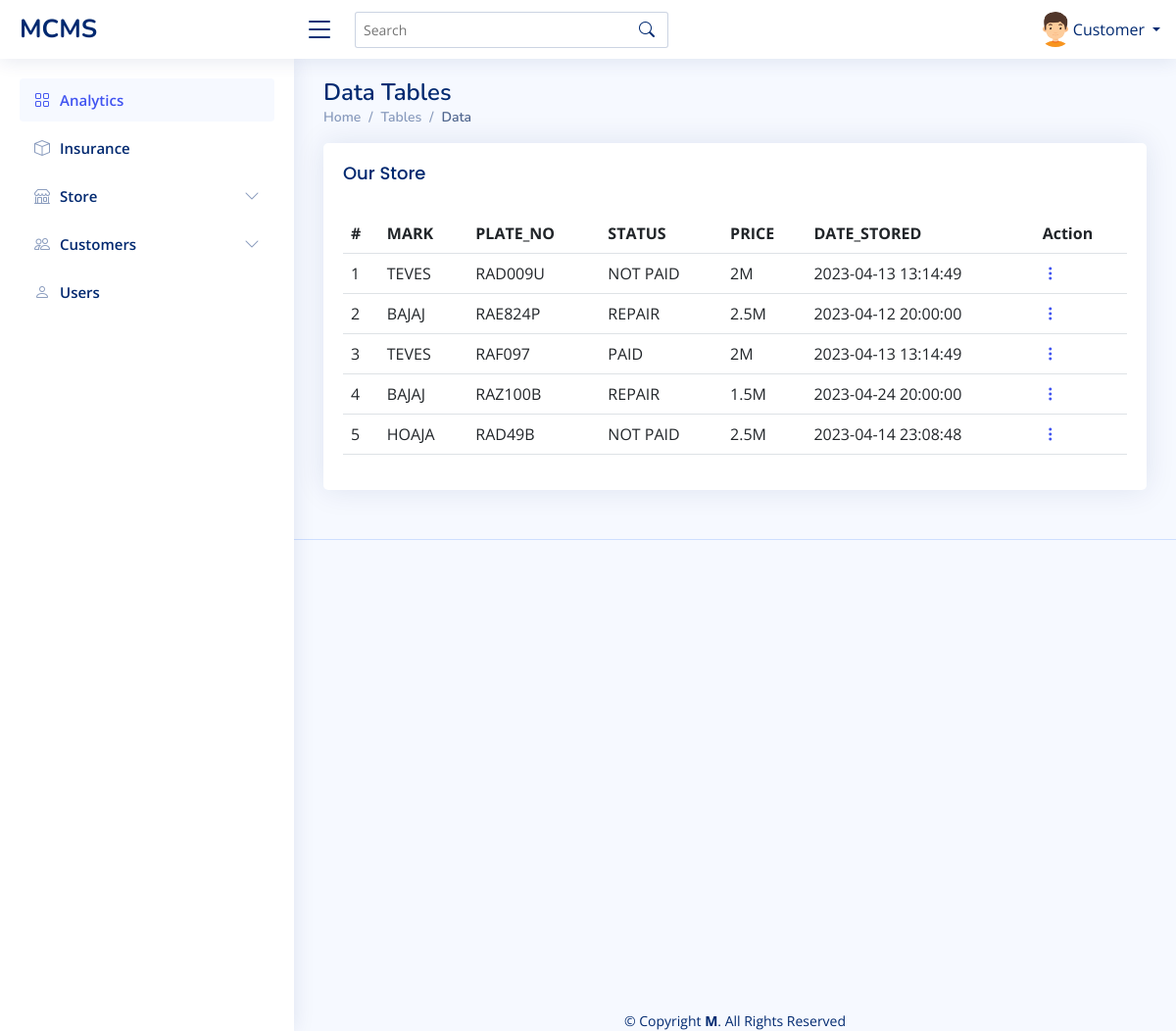
The app's page /Dashboard/Admin/available_store.php (signed in), older data.
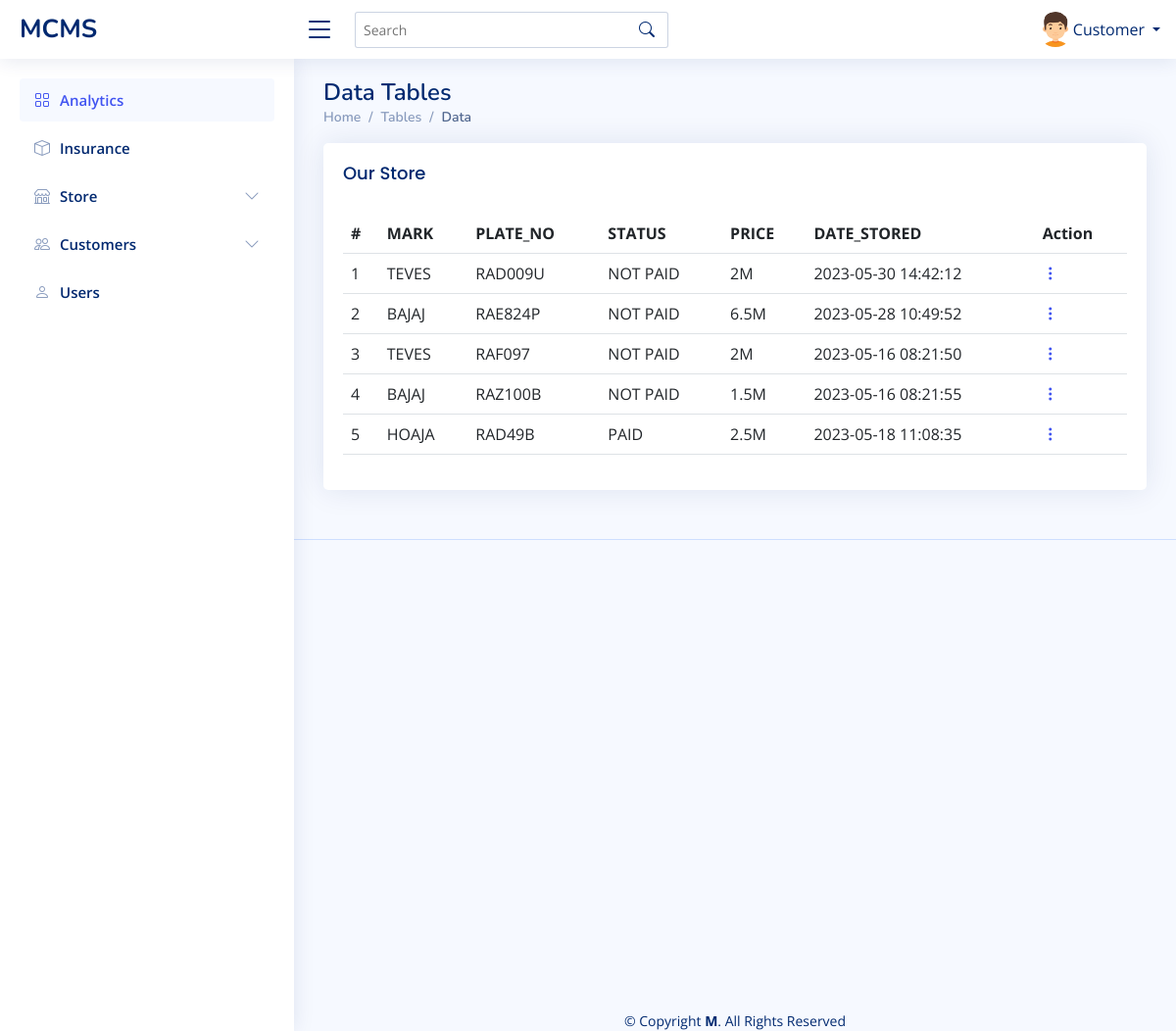
The same page, newer data.
### tables this page shows
CREATE TABLE `store` (
  `s_id` int(11) NOT NULL,
  `mark` varchar(250) NOT NULL,
  `plate_no` varchar(100) NOT NULL,
  `status` varchar(100) NOT NULL,
  `price` varchar(100) NOT NULL,
  `requ` varchar(100) NOT NULL,
  `appr` int(11) NOT NULL,
  `datestored` timestamp NOT NULL DEFAULT current_timestamp() ON UPDATE current_timestamp(),
  `stat` varchar(200) NOT NULL DEFAULT 'Normal'
);

### Dashboard/Admin/available_store.php (the view, shortened to what this page needs)
<?php
            include 'navbar.php';
?>
  <main id="main" class="main">
    <div class="pagetitle">
      <h1>Data Tables</h1>
      <nav>
        <ol class="breadcrumb">
          <li class="breadcrumb-item"><a href="index.php">Home</a></li>
          <li class="breadcrumb-item">Tables</li>
          <li class="breadcrumb-item active">Data</li>
        </ol>
      </nav>
    </div>
    <section class="section">
      <div class="row">
        <div class="col-lg-12">
          <div class="card">
            <div class="card-body">
              <h5 class="card-title">Our Store</h5>
              <?php
          echo"
              <table class='table datatable'>
                <thead>
                  <tr>
                    <th scope='col'>#</th>
                    <th scope='col'>MARK</th>
                    <th scope='col'>PLATE_NO</th>
                    <th scope='col'>STATUS</th>
                    <th scope='col'>PRICE</th>
                    <th scope='col'>DATE_STORED</th>
                    <th scope='col'>Action</th>
                    </thead>";
                $count = 1;
                $fetch = mysqli_query($conn,"select * from store");
                while($row = mysqli_fetch_array($fetch))
                {
                 echo"<tr>";
                 echo"<td>".$count."</td>";
                 echo"<td>".$row['mark']."</td>";
                 echo"<td>".$row['plate_no']."</td>";
                 echo"<td>".$row['status']."</td>";
                 echo"<td>".$row['price']."</td>";
                 echo"<td>".$row['datestored']."</td>";
                 echo"<td class='text-right'>".
						"<div class='dropdown'>
						<a href='#' class='action-icon bi bi-three-dots-vertical' data-bs-toggle='dropdown'></a>
						<div class='dropdown-menu dropdown-menu-right'>
						<a class='dropdown-item' href=request_store.php?s_id=".$row['s_id']."><i class='bi bi-pencil'></i>Request</a>".
                      "</td>";
                        $count = $count + 1;
                     }
                 echo"</table>";
                      ?>
            </div>
          </div>
        </div>
      </div>
    </section>
  </main>
  <?php
  include "../footer.php"
  ?>

### Dashboard/Admin/navbar.php (shortened to what this page needs)
<!DOCTYPE html>
<html lang="en">
<head>
  <link href="assets/vendor/bootstrap/css/bootstrap.min.css" rel="stylesheet">
  <link href="assets/vendor/bootstrap-icons/bootstrap-icons.css" rel="stylesheet">
  <link href="assets/vendor/boxicons/css/boxicons.min.css" rel="stylesheet">
  <link href="assets/vendor/quill/quill.snow.css" rel="stylesheet">
  <link href="assets/vendor/quill/quill.bubble.css" rel="stylesheet">
  <link href="assets/vendor/remixicon/remixicon.css" rel="stylesheet">
  <link href="assets/vendor/simple-datatables/style.css" rel="stylesheet">
  <link href="assets/css/style.css" rel="stylesheet">
</head>
<body>
  <header id="header" class="header fixed-top d-flex align-items-center">
    <div class="d-flex align-items-center justify-content-between">
      <a href="index.php" class="logo d-flex align-items-center">
        <span class="d-none d-lg-block">MCMS</span>
      </a>
      <i class="bi bi-list toggle-sidebar-btn"></i>
    </div>
    <div class="search-bar">
      <form class="search-form d-flex align-items-center" method="POST" action="#">
        <input type="text" name="query" placeholder="Search" title="Enter search keyword">
        <button type="submit" title="Search"><i class="bi bi-search"></i></button>
      </form>
    </div>
    <nav class="header-nav ms-auto">
      <ul class="d-flex align-items-center">
        <li class="nav-item dropdown pe-3">
          <a class="nav-link nav-profile d-flex align-items-center pe-0" href="#" data-bs-toggle="dropdown">
            <img src="assets/img/boy.png" alt="" class="rounded-circle"><?php  echo($_SESSION['account_type']);?>
            <span class="d-none d-md-block dropdown-toggle ps-2"></span>
          </a>
        </li>
      </ul>
    </nav>
  </header>
  <aside id="sidebar" class="sidebar">
    <ul class="sidebar-nav" id="sidebar-nav">
      <li class="nav-item">
        <a class="nav-link " href="index.php">
          <i class="bi bi-grid"></i>
          <span>Analytics</span>
        </a>
      </li>
      <li class="nav-item">
        <a class="nav-link collapsed" href="">
          <i class="bi bi-box"></i></i>
          <span>Insurance</span>
        </a>
      </li>
      <li class="nav-item">
        <a class="nav-link collapsed" data-bs-target="#forms-nav" data-bs-toggle="collapse" href="#">
          <i class="bi bi-shop"></i><span>Store</span><i class="bi bi-chevron-down ms-auto"></i>
        </a>
      </li>
      <li class="nav-item">
        <a class="nav-link collapsed" data-bs-target="#components-nav" data-bs-toggle="collapse" href="#">
          <i class="bi bi-people"></i><span>Customers</span><i class="bi bi-chevron-down ms-auto"></i>
        </a>
      </li>
      <li class="nav-item">
        <a class="nav-link collapsed" href="user.php">
          <i class="bi bi-person"></i>
          <span>Users</span>
        </a>
      </li>
    </ul>
  </aside>

### Dashboard/footer.php (shortened to what this page needs)
<footer id="footer" class="footer">
  <div class="copyright">
    &copy; Copyright <strong><span>M</span></strong>. All Rights Reserved
  </div>
</footer>
</body>
</html>

### Dashboard/Admin/assets/css/style.css (style rules this page uses)
:root { scroll-behavior: smooth; }
body { font-family: "Open Sans", sans-serif; background: #f6f9ff; color: #444444; }
a { color: #4154f1; text-decoration: none; }
h1, h2, h3, h4, h5, h6 { font-family: "Nunito", sans-serif; }
#main { margin-top: 60px; padding: 20px 30px; transition: all 0.3s; }
.pagetitle { margin-bottom: 10px; }
.pagetitle h1 { font-size: 24px; margin-bottom: 0; font-weight: 600; color: #012970; }
.card { margin-bottom: 30px; border: none; border-radius: 5px; box-shadow: 0px 0 30px rgba(1, 41, 112, 0.1); }
.card-title { padding: 20px 0 15px 0; font-size: 18px; font-weight: 500; color: #012970; font-family: "Poppins", sans-serif; }
.card-body { padding: 0 20px 20px 20px; }
.breadcrumb { font-size: 14px; font-family: "Nunito", sans-serif; color: #899bbd; font-weight: 600; }
.breadcrumb a { color: #899bbd; transition: 0.3s; }
.breadcrumb .breadcrumb-item::before { color: #899bbd; }
.breadcrumb .active { color: #51678f; font-weight: 600; }
.logo { line-height: 1; }
@media (min-width: 1200px) { .logo { width: 280px; } }
.logo span { font-size: 26px; font-weight: 700; color: #012970; font-family: "Nunito", sans-serif; }
.header { transition: all 0.5s; z-index: 997; height: 60px; box-shadow: 0px 2px 20px rgba(1, 41, 112, 0.1); background-color: #fff; padding-left: 20px; }
.header .toggle-sidebar-btn { font-size: 32px; padding-left: 10px; cursor: pointer; color: #012970; }
.header .search-bar { min-width: 360px; padding: 0 20px; }
.header .search-form { width: 100%; }
.header .search-form input { border: 0; font-size: 14px; color: #012970; border: 1px solid rgba(1, 41, 112, 0.2); padding: 7px 38px 7px 8px; border-radius: 3px; transition: 0.3s; width: 100%; }
.header .search-form button { border: 0; padding: 0; margin-left: -30px; background: none; }
.header .search-form button i { color: #012970; }
.header-nav ul { list-style: none; }
.header-nav>ul { margin: 0; padding: 0; }
.header-nav .nav-profile { color: #012970; }
.header-nav .nav-profile img { max-height: 36px; }
.header-nav .nav-profile span { font-size: 14px; font-weight: 600; }
.sidebar { position: fixed; top: 60px; left: 0; bottom: 0; width: 300px; z-index: 996; transition: all 0.3s; padding: 20px; overflow-y: auto; scrollbar-width: thin; scrollbar-color: #aab7cf transparent; box-shadow: 0px 0px 20px rgba(1, 41, 112, 0.1); background-color: #fff; }
@media (min-width: 1200px) { #main, #footer { margin-left: 300px; } }
.sidebar-nav { padding: 0; margin: 0; list-style: none; }
.sidebar-nav li { padding: 0; margin: 0; list-style: none; }
.sidebar-nav .nav-item { margin-bottom: 5px; }
.sidebar-nav .nav-link { display: flex; align-items: center; font-size: 15px; font-weight: 600; color: #4154f1; transition: 0.3; background: #f6f9ff; padding: 10px 15px; border-radius: 4px; }
.sidebar-nav .nav-link i { font-size: 16px; margin-right: 10px; color: #4154f1; }
.sidebar-nav .nav-link.collapsed { color: #012970; background: #fff; }
.sidebar-nav .nav-link.collapsed i { color: #899bbd; }
.sidebar-nav .nav-link .bi-chevron-down { margin-right: 0; transition: transform 0.2s ease-in-out; }
.footer { bottom: 0; padding-top: 30rem; font-size: 14px; transition: all 0.3s; border-top: 1px solid #cddfff; }
.footer .copyright { text-align: center; color: #012970; }

Row changes from the older to the newer data that the page shows:
changed store "RAD009U": datestored "2023-04-13 13:14:49" → "2023-05-30 14:42:12"
changed store "RAE824P": status "REPAIR" → "NOT PAID"; price "2.5M" → "6.5M"; datestored "2023-04-12 20:00:00" → "2023-05-28 10:49:52"
changed store "RAF097": status "PAID" → "NOT PAID"; datestored "2023-04-13 13:14:49" → "2023-05-16 08:21:50"
changed store "RAZ100B": status "REPAIR" → "NOT PAID"; datestored "2023-04-24 20:00:00" → "2023-05-16 08:21:55"
changed store "HOAJA": status "NOT PAID" → "PAID"; datestored "2023-04-14 23:08:48" → "2023-05-18 11:08:35"
